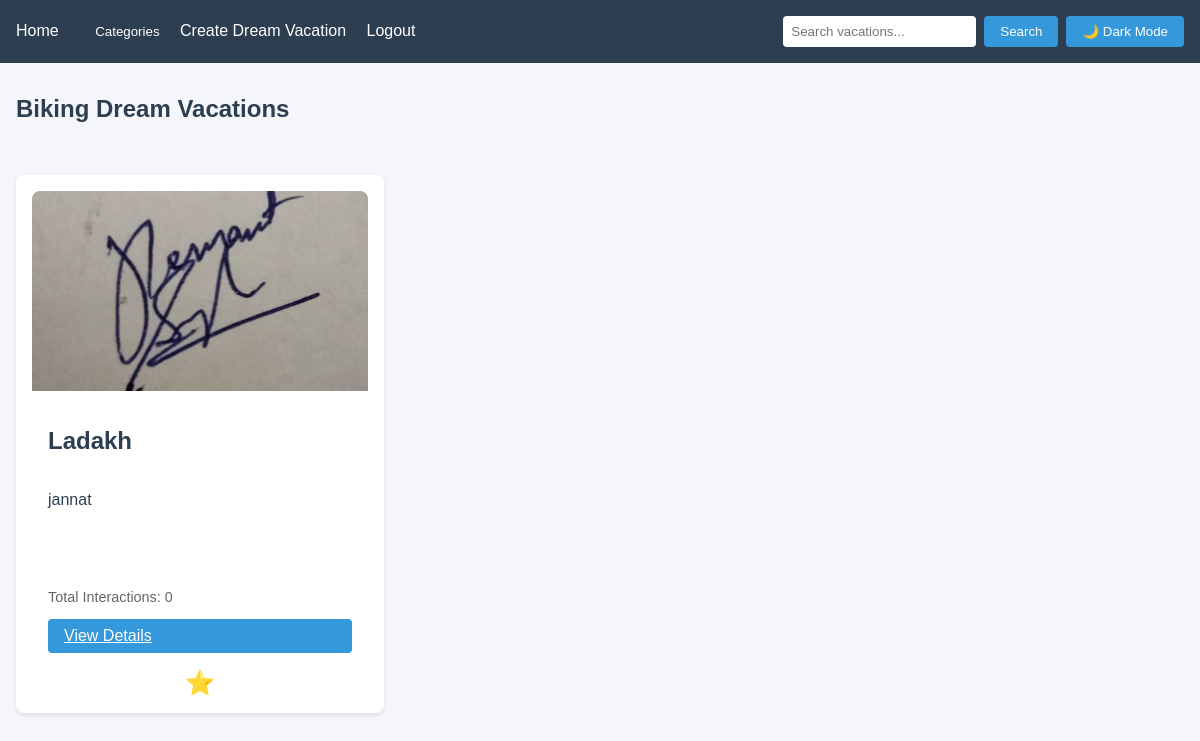
/category/biking/ (signed in), run on the app's committed database.
### vacations/models.py (models this page shows, shortened)
class Category(models.Model):
    name = models.CharField(max_length=100)
    slug = models.SlugField(unique=True)
    class Meta:
        verbose_name_plural = "Categories"

class DreamVacation(models.Model):
    title = models.CharField(max_length=200)
    description = models.TextField()
    category = models.ForeignKey(Category, on_delete=models.CASCADE)
    image = models.ImageField(upload_to='vacation_images/')
    created_at = models.DateTimeField(auto_now_add=True)
    user = models.ForeignKey(User, on_delete=models.CASCADE)
    @property
    def total_interactions(self):
        comments_count = self.comments.count()
        total_upvotes = sum(comment.upvotes for comment in self.comments.all())
        return comments_count + total_upvotes

### vacations/views.py (the view)
# urls.py: path('category/<slug:slug>/', views.category_view, name='category'),
@login_required
def category_view(request, slug):
    category = get_object_or_404(Category, slug=slug)
    vacations = DreamVacation.objects.filter(category=category)\
        .annotate(
            interaction_count=models.Count('comments') +
            models.Sum('comments__upvotes')
        ).order_by('-interaction_count')
    return render(request, 'category.html', {
        'category': category,
        'vacations': vacations
    })

### templates/category.html (shortened to what this page needs)
{% extends 'base.html' %}
{% block content %}
<section class="category-page">
    <h1>{{ category.name }} Dream Vacations</h1>
    <div class="vacations-grid">
        {% for vacation in vacations %}
            <div class="vacation-card card" data-id="{{ vacation.id }}">
                <img src="{{ vacation.image.url }}" alt="{{ vacation.title }}" class="vacation-image">
                <div class="vacation-content">
                    <h2>{{ vacation.title }}</h2>
                    <p>{{ vacation.description|truncatewords:30 }}</p>
                    <p class="interaction-count">
                        Total Interactions: {{ vacation.total_interactions }}
                    </p>
                    <a href="{% url 'vacation_detail' vacation.id %}" class="button">View Details</a>
                </div>
                <button class="star-button">⭐</button>
            </div>
        {% empty %}
            <p class="no-vacations">No vacation ideas in this category yet.</p>
        {% endfor %}
    </div>
</section>
{% endblock %}

### templates/base.html (style rules this page uses)
:root { --primary-color: #2c3e50; --secondary-color: #3498db; --background-color: #f5f6fa; --text-color: #2c3e50; --card-bg: #ffffff; --dropdown-bg: #ffffff; }
body { margin: 0; padding: 0; font-family: Arial, sans-serif; background-color: var(--background-color); color: var(--text-color); transition: background-color 0.3s, color 0.3s; }
.card { background: var(--card-bg); border-radius: 8px; box-shadow: 0 2px 4px rgba(0,0,0,0.1); padding: 1rem; margin-bottom: 1rem; transition: background 0.3s, color 0.3s; }
.button { background-color: var(--secondary-color); color: white; padding: 0.5rem 1rem; border: none; border-radius: 4px; cursor: pointer; transition: opacity 0.3s; }
.vacation-card { margin: 1rem 0; }
.vacation-image { width: 100%; height: 200px; object-fit: cover; }

### templates/category.html (style rules this page uses)
.star-button { font-size: 1.5rem; background: transparent; border: none; cursor: pointer; padding: 0; margin: 0; transition: transform 0.3s ease; color: gray; }
.vacations-grid { display: grid; grid-template-columns: repeat(auto-fill, minmax(300px, 1fr)); gap: 2rem; padding: 1rem 0; }
.vacation-card { display: flex; flex-direction: column; height: 100%; }
.vacation-image { width: 100%; height: 200px; object-fit: cover; border-radius: 8px 8px 0 0; }
.vacation-content { padding: 1rem; flex-grow: 1; display: flex; flex-direction: column; }
.interaction-count { margin-top: auto; color: #666; font-size: 0.9rem; }

### data on the page
Category: name "Biking"
DreamVacation: image (picture), title "Ladakh", description "jannat", total_interactions "0"
